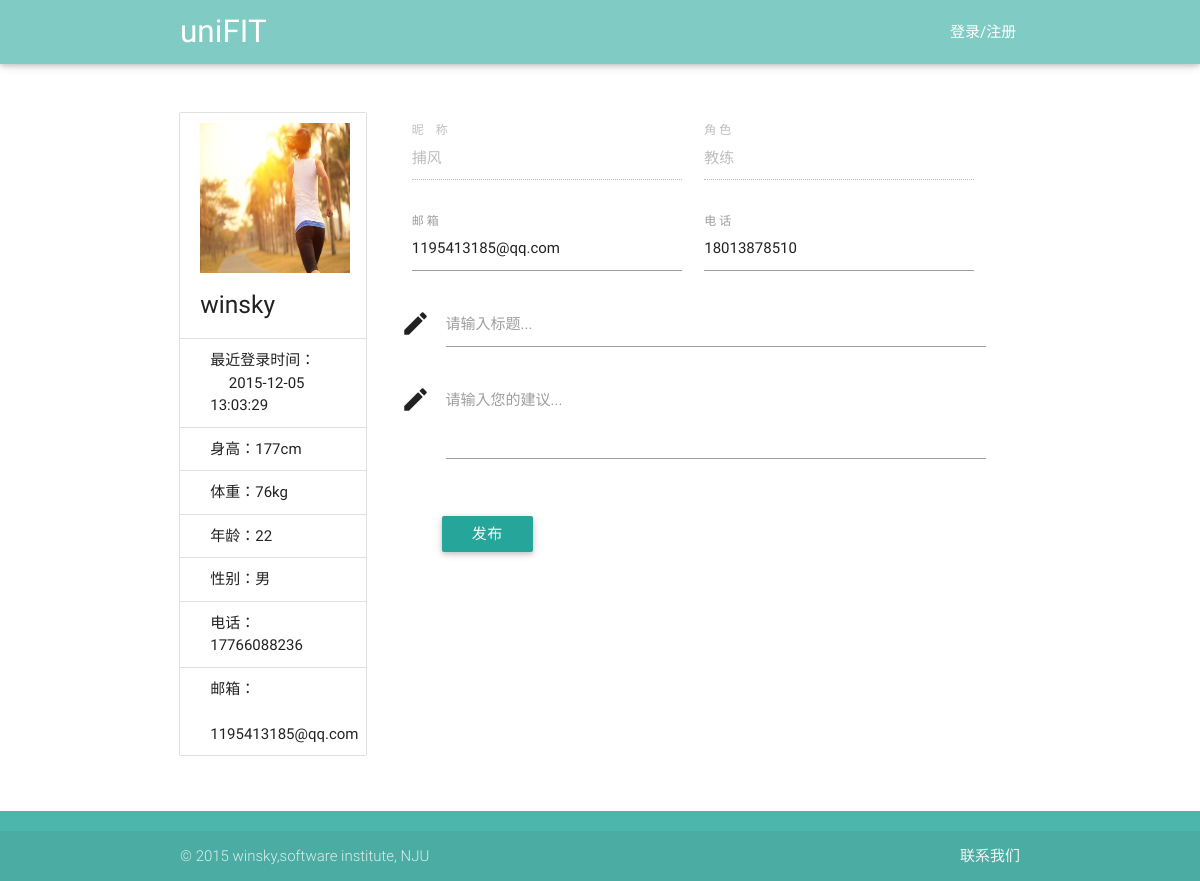
/view/releaseSuggestion.php?userName=winsky, run on an earlier commit of the app's database.
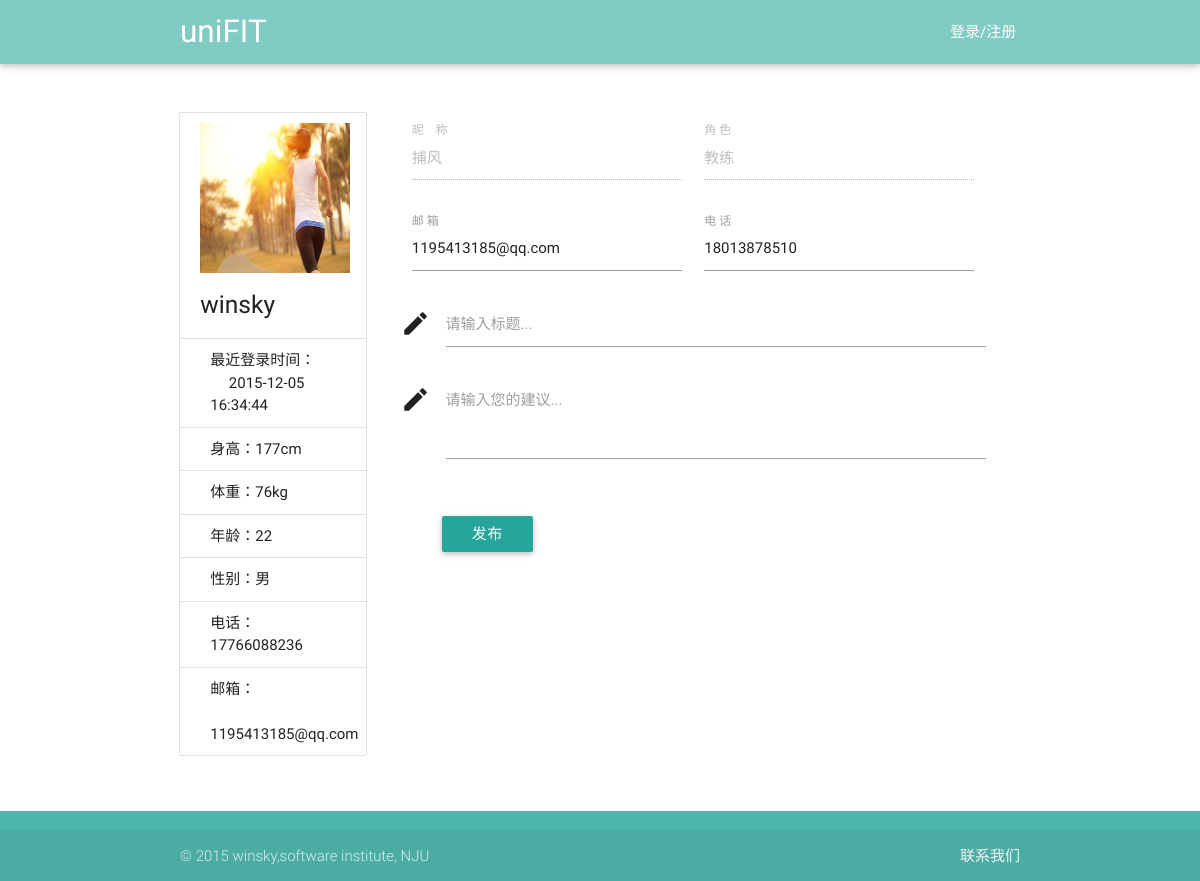
And on a later commit of the database.
### tables this page shows
CREATE TABLE user(id integer primary key,userName varchar(40),password int, type varchar(20) ,age int,sex varchar(20),height int,weight int,telephone varchar(40), email varchar(40),lastLoadTime date default '—');

### service/UserService.php (called while the page is built, shortened)
<?php
require_once('../utils/SqliteHelper.php');
require_once('../model/User.php');
class UserService {
    var $db_user_base_info = "user";
    var $DB = null;
    public function __construct() {
        $this->DB = new SqliteHelper('../data.db');
    }
    public function getUserByName($userName) {
        $sql = "select * from " . $this->db_user_base_info . " where userName='" . $userName . "' limit 1";
        $result = $this->DB->getList($sql);
        if (sizeof($result) > 0) {
            $rt = $result[0];
            $password = $rt["password"];
            $type = $rt["type"];
            $age = $rt["age"];
            $sex = $rt["sex"];
            $height = $rt["height"];
            $weight = $rt["weight"];
            $telephone = $rt["telephone"];
            $email = $rt["email"];
            $lastLoadTime = $rt["lastLoadTime"];
            $user = new User($userName, $age, $sex, $type, $password, $height, $weight, $email, $telephone);
            $user->setLastLoadTime($lastLoadTime);
        }
        return $user;
    }
}

### utils/SqliteHelper.php (called while the page is built, shortened)
<?php
class SqliteHelper {
    function __construct($file) {
        try {
            $this->conn = new PDO('sqlite:' . $file);
        } catch (PDOException $e) {
            try {
                $this->conn = new PDO('sqlite2:' . $file);
            } catch (PDOException $e) {
                exit('error!');
            }
        }
    }
    function __destruct() {
        $this->conn = null;
    }
    function query($sql) {
        return $this->conn->query($sql);
    }
    function getList($sql) {
        $recordList = array();
        foreach ($this->RecordArray($sql) as $rstmp) {
            $recordList[] = $rstmp;
        }
        return $recordList;
    }
    function RecordArray($sql) {
        return $this->query($sql)->fetchAll();
    }
}

### model/User.php (called while the page is built, shortened)
<?php
class User {
    private $telephone = "";
    private $email = "";
    private $age = "";
    private $sex = "";
    private $height = "";
    private $weight = "";
    private $lastLoadTime="";
    public function __construct($userName, $age, $sex, $type, $password, $height, $weight, $email, $telephone) {
        $this->telephone = $telephone;
        $this->email = $email;
        $this->age = $age;
        $this->sex = $sex;
        $this->height = $height;
        $this->weight = $weight;
    }
    public function getTelephone() {
        return $this->telephone;
    }
    public function getEmail() {
        return $this->email;
    }
    public function getAge() {
        return $this->age;
    }
    public function getSex() {
        return $this->sex;
    }
    public function getHeight() {
        return $this->height;
    }
    public function getWeight() {
        return $this->weight;
    }
    public function getLastLoadTime() {
        return $this->lastLoadTime;
    }
    public function setLastLoadTime($lastLoadTime) {
        $this->lastLoadTime = $lastLoadTime;
    }
}

### view/releaseSuggestion.php (the view, shortened to what the changed rows need)
<!DOCTYPE html>
<html lang="en">
<head>
    <link href="../css/material_icons.css" rel="stylesheet" media="screen,projection">
    <link href="../css/materialize.css" type="text/css" rel="stylesheet" media="screen,projection"/>
    <link href="../css/style.css" type="text/css" rel="stylesheet" media="screen,projection"/>
</head>
<body onload="write_header();write_footer();">
<div class="container main row">
    <div class="col s12 l3">
        <ul class="collection with-header">
            <li class="collection-header">
                <img src="../images/back1.jpg" width="150px" height="150px">
                <?php
                $userName = $_GET["userName"];
                require_once("../service/UserService.php");
                $userService = new UserService();
                $user = $userService->getUserByName($userName);
                $lastLoadTime = $user->getLastLoadTime();
                $height = $user->getHeight()."cm";
                $weight = $user->getWeight()."kg";
                $age = $user->getAge();
                $sex = $user->getSex();
                $telephone = $user->getTelephone();
                $email = $user->getEmail();
                ?>
                <h5 id="userName"><?php echo $userName; ?></h5>
            </li>
            <p class="collection-item">最近登录时间：<br> &nbsp;&nbsp;&nbsp;&nbsp; <?php echo $lastLoadTime ?></p>
            <p class="collection-item">身高：<?php echo $height ?></p>
            <p class="collection-item">体重：<?php echo $weight ?></p>
            <p class="collection-item">年龄：<?php echo $age ?></p>
            <p class="collection-item">性别：<?php echo $sex ?></p>
            <p class="collection-item">电话：<?php echo $telephone ?></p>
            <p class="collection-item">邮箱： <br> &nbsp; <?php echo $email ?></p>
        </ul>
    </div>
</div>
</body>
</html>

What changed in the data, as far as the page shows it:
changed user "177cm": lastLoadTime "2015-12-05 13:03:29" → "2015-12-05 16:34:44"
